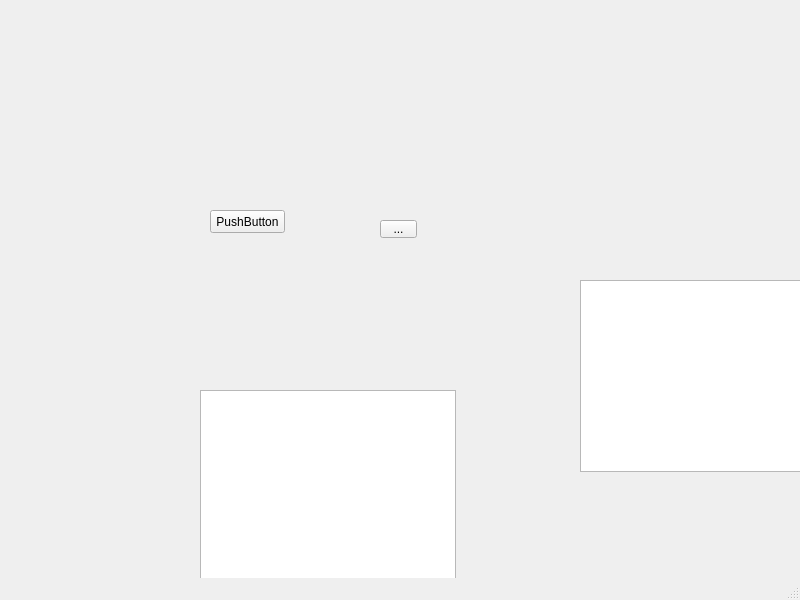
<?xml version="1.0" encoding="UTF-8"?>
<ui version="4.0">
 <class>MainWindow</class>
 <widget class="QMainWindow" name="MainWindow">
  <property name="geometry">
   <rect>
    <x>0</x>
    <y>0</y>
    <width>800</width>
    <height>600</height>
   </rect>
  </property>
  <property name="windowTitle">
   <string>MainWindow</string>
  </property>
  <widget class="QWidget" name="centralwidget">
   <widget class="QPushButton" name="pushButton">
    <property name="geometry">
     <rect>
      <x>210</x>
      <y>210</y>
      <width>75</width>
      <height>23</height>
     </rect>
    </property>
    <property name="text">
     <string>PushButton</string>
    </property>
   </widget>
   <widget class="QToolButton" name="toolButton">
    <property name="geometry">
     <rect>
      <x>380</x>
      <y>220</y>
      <width>37</width>
      <height>18</height>
     </rect>
    </property>
    <property name="text">
     <string>...</string>
    </property>
   </widget>
   <widget class="QTreeView" name="treeView">
    <property name="geometry">
     <rect>
      <x>200</x>
      <y>390</y>
      <width>256</width>
      <height>192</height>
     </rect>
    </property>
   </widget>
   <widget class="QListView" name="listView">
    <property name="geometry">
     <rect>
      <x>580</x>
      <y>280</y>
      <width>256</width>
      <height>192</height>
     </rect>
    </property>
   </widget>
  </widget>
  <widget class="QMenuBar" name="menubar">
   <property name="geometry">
    <rect>
     <x>0</x>
     <y>0</y>
     <width>800</width>
     <height>21</height>
    </rect>
   </property>
  </widget>
  <widget class="QStatusBar" name="statusbar"/>
 </widget>
 <resources/>
 <connections/>
</ui>
